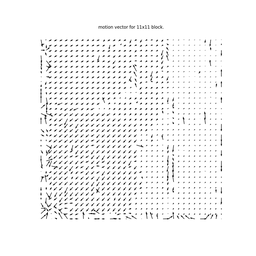
#> input picture ACV/hw1/output/block_11.png, 256 x 256 px, shrunk from 1000 x 1000 before the run; its folder holds 4 pictures in this run
$ python main.py --img1_path output/block_11.png --img2_path output/block_15.png
#> lines starting #> are read from the running program, lines starting #| are printed output that depends on the picture
from pathlib import Path
import numpy as np
import matplotlib.pyplot as plt
import cv2
import argparse

SEARCH_RANGE = 50

# why minus windw_size
def spilt_image_to_blocks(img, window_size, stride):
    pixel, position = [], []
    for x in range(0, img.shape[0] - window_size, stride):
        for y in range(0, img.shape[1] - window_size, stride):
            position.append((x,y))
            pixel.append(img[x:x+window_size,y:y+window_size])

    return {"pixel":pixel, "position":position}

def count_motion_vector(blocks1, blocks2):
    motion_vectors = []
    count = 0
    for pixel1, position1 in zip(blocks1["pixel"], blocks1["position"]):
        cost = 999999
        for pixel2, position2 in zip(blocks2["pixel"], blocks2["position"]):
            distance = ((position2[0] - position1[0])**2 + (position2[1] - position1[1]) ** 2) ** 0.5
            if distance <= SEARCH_RANGE:
                difference = np.sum(abs(pixel2 - pixel1))
                if difference <= cost:
                    cost = difference
                    match_position = position2
        motion_vector = (match_position[0] - position1[0], match_position[1] - position1[1])
        motion_vectors.append((position1, motion_vector))

    return motion_vectors

def get_motion_vector(img1, img2, window_size):
    blocks1 = spilt_image_to_blocks(img1, window_size, window_size)
    blocks2 = spilt_image_to_blocks(img2, window_size, 1)
    motion_vectors = count_motion_vector(blocks1, blocks2)

    return motion_vectors

def plot(motion_vectors, window_size):
    X = [-block[0][0] for block in motion_vectors]
    Y = [block[0][1] for block in motion_vectors]
    U = [-block[1][0] for block in motion_vectors]
    V = [block[1][1] for block in motion_vectors]

    plt.figure(figsize=(10,10))
    plt.quiver(X, Y, U, V)
    plt.title("motion vector for {}x{} block.".format(window_size,window_size))
    plt.axis('off')
    plt.savefig('./output/block_{}.png'.format(str(window_size)))
    plt.show()

def set_arg():
    parser = argparse.ArgumentParser()
    parser.add_argument("--img1_path", default="./trucka.bmp", type=str)
    parser.add_argument("--img2_path", default="./truckb.bmp", type=str)
    parser.add_argument("--window_size", default=31, type=int)
    args = parser.parse_args()
    return args

if __name__ == "__main__":
    args = set_arg()
    img1 = cv2.imread(args.img1_path, cv2.IMREAD_GRAYSCALE).astype("float")
#> img1: shape (256, 256) float64; min 1, max 255, mean 245
    img2 = cv2.imread(args.img2_path, cv2.IMREAD_GRAYSCALE).astype("float")
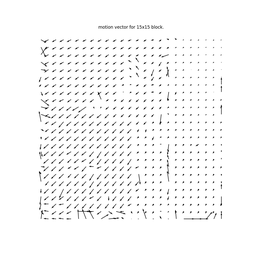
#> input picture ACV/hw1/output/block_15.png, 256 x 256 px, shrunk from 1000 x 1000 before the run
#> img2: shape (256, 256) float64; min 0, max 255, mean 247.8
    '''
    img1 = cv2.imread("./trucka.bmp").astype("float")
    img2 = cv2.imread("./truckb.bmp").astype("float")
    '''
    window_size = args.window_size
    motion_vectors = get_motion_vector(img1, img2, window_size)
#> after the loop in spilt_image_to_blocks, `for x in range(0, img.shape[0] - window_size, stride):`: pixel = 64 items; position = 64 pairs, first value 0 to 217, second value 0 to 217
#> in get_motion_vector, `blocks1 = spilt_image_to_blocks(img1, window_size, window_size)`: blocks1 = 2 items
#> the loop in count_motion_vector, `for pixel1, position1 in zip(blocks1["pixel"], blocks1["position"]):` made 64 passes
#> (position1, motion_vector) on passes 1 to 12: ((0, 0), (50, 0)), ((0, 31), (43, -24)), ((0, 62), (6, 3)), ((0, 93), (0, 0)), ((0, 124), (0, 0)), ((0, 155), (0, 0)), ((0, 186), (32, 38)), ((0, 217), (48, 7)), ((31, 0), (50, 0)), ((31, 31), (-21, -8)), ((31, 62), (-21, -40)), ((31, 93), (-22, -42))
#> after the loop in count_motion_vector, `for pixel1, position1 in zip(blocks1["pixel"], blocks1["position"]):`: match_position = (220, 203); motion_vectors = 64 items
#> motion_vectors = 64 items
    print(motion_vectors)
#> (printed output is left out)
    plot(motion_vectors,window_size)
#> in plot, `X = [-block[0][0] for block in motion_vectors]`: X = 64 values, max 0 at index 0, min -217 at index 56, mean -108.5
#> in plot, `Y = [block[0][1] for block in motion_vectors]`: Y = 64 values, max 217 at index 7, min 0 at index 0, mean 108.5
#> in plot, `U = [-block[1][0] for block in motion_vectors]`: U = 64 values, max 48 at index 21, min -50 at index 0, mean -9.7
#> in plot, `V = [block[1][1] for block in motion_vectors]`: V = 64 values, max 49 at index 35, min -50 at index 59, mean 5
#> in plot, `plt.savefig('./output/block_{}.png'.format(str(window_size)))`:
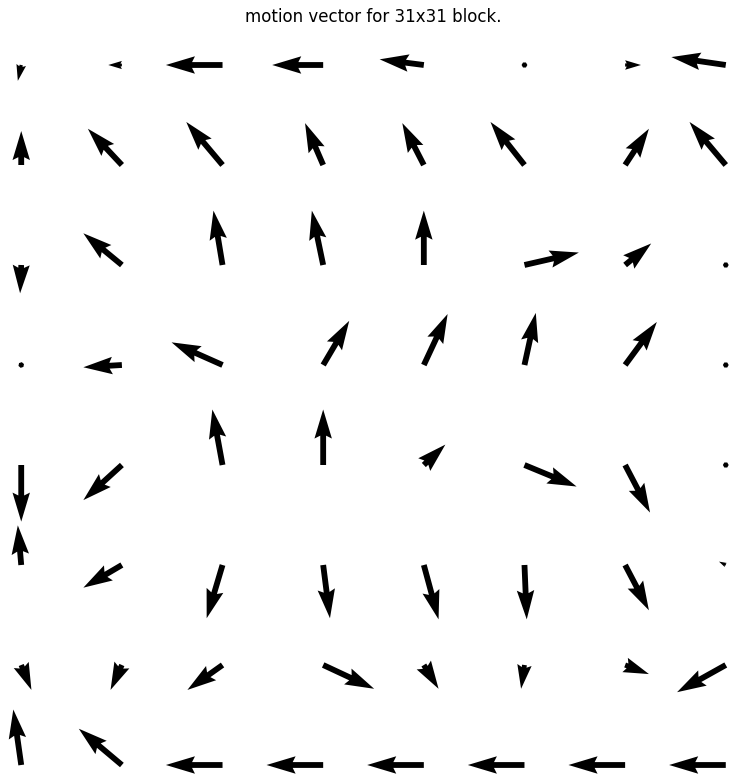
#> figure drawn by matplotlib, 1 panel
